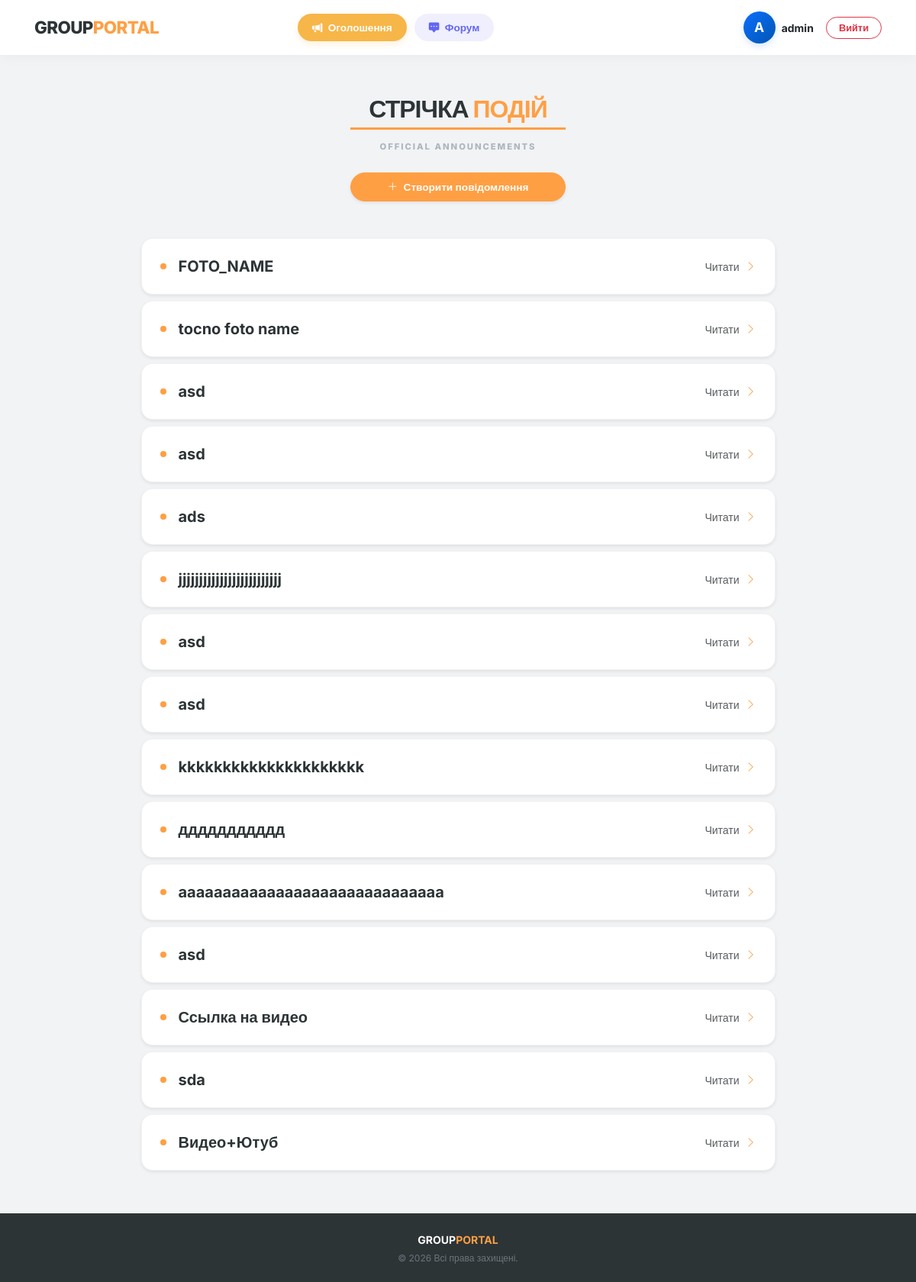
The page /advertisement/ (signed in) on the database its author committed.
### MainPage/models.py (models this page shows, shortened)
class CustomUser(AbstractUser):
    ROLE_USER = "user"
    ROLE_MODERATOR = "moderator"
    ROLE_ADMIN = "admin"
    GENDER_FEMALE = "female"
    GENDER_MALE = "male"
    ROLE_CHOICES = [
        (ROLE_USER, "Користувач"),
        (ROLE_MODERATOR, "Модератор"),
        (ROLE_ADMIN, "Адміністратор")
    ]
    GENDER_CHOICES = [
        (GENDER_MALE, "Чоловік"),
        (GENDER_FEMALE, "Жінка")
    ]
    age = models.IntegerField(null=True, blank=True)
    gender = models.CharField(max_length=30, choices=GENDER_CHOICES, null=True, blank=True)
    group = models.ForeignKey(Group, on_delete=models.SET_NULL,
                              null=True, blank=True, related_name="members")
    role = models.CharField(max_length=20, choices=ROLE_CHOICES,
                            default=ROLE_USER)
    REQUIRED_FIELDS = ["age", "gender"]
    class Meta:
        verbose_name = "CmUser"
        verbose_name_plural = "CmUsers"
        ordering = ['id']

### AdvertisementPage/models.py (models this page shows, shortened)
class Advertisement(models.Model):
    name = models.CharField(max_length=30)
    about = models.TextField()
    media = models.FileField(upload_to="advertisement/", blank=True, null=True)
    youtube_url = models.URLField(blank=True, null=True, verbose_name="Посилання на YouTube")
    class Meta:
        verbose_name = "Advertisement"
        verbose_name_plural = "Advertisements"

### AdvertisementPage/views.py (the view)
# urls.py: path("", AdvertisementListView.as_view(), name="advertisement-list"),
class AdvertisementListView(LoginRequiredMixin, ListView):
    model = Advertisement
    template_name = "advertisement/advertisement-list.html"
    context_object_name = "advertisement_objects"

### AdvertisementPage/templates/advertisement/advertisement-list.html (shortened to what this page needs)
{% extends 'base.html' %}
{% load static %}
{% block extra_css %}
    <link rel="stylesheet" href="{% static 'css/advertisement.css' %}">
{% endblock %}
{% block content %}
<div class="container-fluid px-0">
    <div class="row justify-content-center mb-5">
        <div class="col-12 col-lg-8 text-center">
            <div class="d-inline-block px-4 py-1 mb-2" style="border-bottom: 3px solid var(--portal-primary);">
                <h1 class="h2 fw-800 mb-0" style="letter-spacing: -1px; text-transform: uppercase; line-height: 1.2;">
                    Стрічка <span style="color: var(--portal-primary);">Подій</span>
                </h1>
            </div>
            <div>
                <span class="text-uppercase ls-2" style="font-size: 0.7rem; font-weight: 800; color: #adb5bd;">
                    Official Announcements
                </span>
            </div>
            {% if user.is_staff %}
                <div class="mt-4">
                    <a href="{% url 'advertisement-create' %}" class="btn btn-primary btn-round px-5 shadow-sm">
                        <i class="bi bi-plus-lg me-1"></i> Створити повідомлення
                    </a>
                </div>
            {% endif %}
        </div>
    </div>
    <div class="row justify-content-center">
        <div class="col-lg-9">
            {% for adv in advertisement_objects %}
                <div class="card ad-card shadow-sm mb-2 border-0 transition-hover" style="border-radius: 15px;">
                    <a href="{% url 'advertisement-detail' adv.pk %}" class="text-decoration-none p-4 d-flex align-items-center justify-content-between">
                        <div class="d-flex align-items-center text-start">
                            <div class="rounded-circle me-3" style="min-width: 8px; height: 8px; background-color: var(--portal-primary);"></div>
                            <h2 class="h5 fw-bold mb-0" style="color: var(--portal-dark);">
                                {{ adv.name }}
                            </h2>
                        </div>
                        <div class="text-muted small ms-3 text-nowrap">
                            Читати <i class="bi bi-chevron-right ms-1" style="color: var(--portal-primary);"></i>
                        </div>
                    </a>
                </div>
            {% empty %}
                <div class="col-12 text-center py-5">
                    <div class="card border-0 shadow-sm p-5" style="border-radius: 20px;">
                        <p class="text-muted m-0">Наразі оголошень немає.</p>
                    </div>
                </div>
            {% endfor %}
        </div>
    </div>
</div>
{% endblock %}

### MainPage/templates/includes/header.html (shortened to what this page needs)
<nav class="navbar navbar-expand-lg navbar-light">
    <div class="container">
        <a class="navbar-brand d-flex align-items-center" href="{% url 'group-list' %}">
            GROUP<span class="brand-dot">PORTAL</span>
        </a>
        {% if user.is_authenticated %}
        <div class="collapse navbar-collapse" id="navbarNav">
                <ul class="navbar-nav mx-auto nav-pills-custom mt-3 mt-lg-0">
                    <li class="nav-item">
                        <a class="nav-link nav-link-ads-pill {% if request.resolver_match.url_name == 'advertisement-list' %}active-pill{% endif %}"
                           href="{% url 'advertisement-list' %}">
                            <i class="bi bi-megaphone-fill me-1"></i> Оголошення
                        </a>
                    </li>
                    <li class="nav-item">
                        <a class="nav-link nav-link-forum-pill {% if request.resolver_match.url_name == 'comment-list' %}active-pill{% endif %}"
                           href="{% url 'comment-list' %}">
                            <i class="bi bi-chat-square-dots-fill me-1"></i> Форум
                        </a>
                    </li>
                </ul>
            <div class="d-flex align-items-center ms-auto mt-3 mt-lg-0">
                <div class="d-flex align-items-center me-3">
                    <a href="{% url 'user-detail' user.pk %}" class="text-decoration-none d-flex align-items-center profile-link-header">
                        <div class="avatar-circle avatar-header me-2">
                            {{ user.username|slice:":1"|upper }}
                        </div>
                        <span class="text-dark small fw-bold d-none d-sm-inline-block">
                            {{ user.username }}
                        </span>
                    </a>
                </div>
                <form action="{% url 'logout' %}" method="post" class="m-0">
                    <button type="submit" class="btn btn-outline-danger btn-round py-1 px-3" style="font-size: 0.8rem;">
                        Вийти
                    </button>
                </form>
                {% endif %}
            </div>
        </div>
    </div>
</nav>

### MainPage/static/css/main-css.css (style rules this page uses)
:root { --portal-dark: #2d3436; --portal-primary: #0d6efd; --portal-bg-gray: #f1f3f5; --color-ads: #f59e0b; --color-ads-light: #fef3c7; --color-forum: #6366f1; --color-forum-light: #e0e7ff; }
html { overflow-y: scroll; overflow-x: hidden; }
body { margin: 0 !important; padding: 0 !important; width: 100% !important; font-family: 'Inter', sans-serif; background-color: var(--portal-bg-gray); color: var(--portal-dark); display: flex; flex-direction: column; min-height: 100vh; }
.avatar-header { width: 32px; height: 32px; font-size: 0.9rem; flex-shrink: 0; }
.nav-pills-custom .nav-link { border-radius: 50px; padding: 7px 18px !important; margin: 0 5px; font-size: 0.85rem; font-weight: 600; transition: all 0.2s ease-in-out; border: 1px solid transparent; }
.nav-link-ads-pill { color: var(--color-ads) !important; background-color: rgba(245, 158, 11, 0.1); }
.nav-link-ads-pill:hover, .nav-link-ads-pill.active-pill { background-color: rgba(245, 158, 11, 0.75) !important; color: white !important; box-shadow: 0 4px 10px rgba(245, 158, 11, 0.15); }
.nav-link-forum-pill { color: var(--color-forum) !important; background-color: rgba(99, 102, 241, 0.1); }
.row { margin-right: -15px !important; margin-left: -15px !important; }
h1, h2, h3, h4, h5, h6, p, span, .card-title, .btn, .text-break { overflow-wrap: break-word !important; word-wrap: break-word !important; word-break: break-word !important; }
.navbar { background-color: #ffffff !important; padding: 0.9rem 0; box-shadow: 0 4px 15px rgba(0,0,0,0.03); width: 100% !important; min-width: 100% !important; left: 0 !important; right: 0 !important; }
.navbar-brand { font-weight: 800; font-size: 1.4rem; letter-spacing: -0.6px; color: var(--portal-dark) !important; }
.brand-dot { color: var(--portal-primary); }
.container { padding-right: 15px !important; padding-left: 15px !important; }
@media (min-width: 1200px) { .container { max-width: 1140px !important; } }
.btn-round { border-radius: 50px; padding: 8px 25px; font-weight: 600; font-size: 0.85rem; transition: all 0.3s ease; }
.card { background-color: #ffffff; border-radius: 12px; }
.transition-hover { transition: transform 0.2s ease-in-out, box-shadow 0.2s ease-in-out; }
.avatar-circle { width: 42px; height: 42px; background: linear-gradient(135deg, #0d6efd, #0056b3) !important; color: white !important; border-radius: 50%; display: flex; align-items: center; justify-content: center; font-weight: 700; font-size: 1.1rem; box-shadow: 0 4px 10px rgba(13, 110, 253, 0.15) !important; }
.profile-link-header { transition: opacity 0.2s ease; }

### AdvertisementPage/static/css/advertisement.css (style rules this page uses)
:root { --portal-primary: #ff9f43; --portal-primary-hover: #e67e22; --ad-accent-soft: rgba(255, 159, 67, 0.1); --ad-shadow: rgba(255, 159, 67, 0.2); --portal-dark: #2d3436; }
.fw-800 { font-weight: 800 !important; }
.ls-2 { letter-spacing: 2px !important; }
.brand-dot { color: var(--portal-primary) !important; }
.btn-primary { background-color: var(--portal-primary) !important; border-color: var(--portal-primary) !important; color: #fff !important; border-radius: 50px; transition: all 0.3s ease; }
.btn-round { border-radius: 50px !important; }
.ad-card { background: #ffffff; border-radius: 15px; border: 1px solid rgba(0,0,0,0.05) !important; transition: all 0.3s cubic-bezier(0.4, 0, 0.2, 1); }

### rows shown on the page
CustomUser: username "A", username "admin"
Advertisement: name "FOTO_NAME"
Advertisement: name "tocno foto name"
Advertisement: name "asd"
Advertisement: name "asd"
Advertisement: name "ads"
Advertisement: name "jjjjjjjjjjjjjjjjjjjjjjjjj"
Advertisement: name "asd"
Advertisement: name "asd"
Advertisement: name "kkkkkkkkkkkkkkkkkkkkk"
Advertisement: name "ддддддддддд"
Advertisement: name "aaaaaaaaaaaaaaaaaaaaaaaaaaaaaa"
Advertisement: name "asd"
Advertisement: name "Ссылка на видео"
Advertisement: name "sda"
Advertisement: name "Видео+Ютуб"
